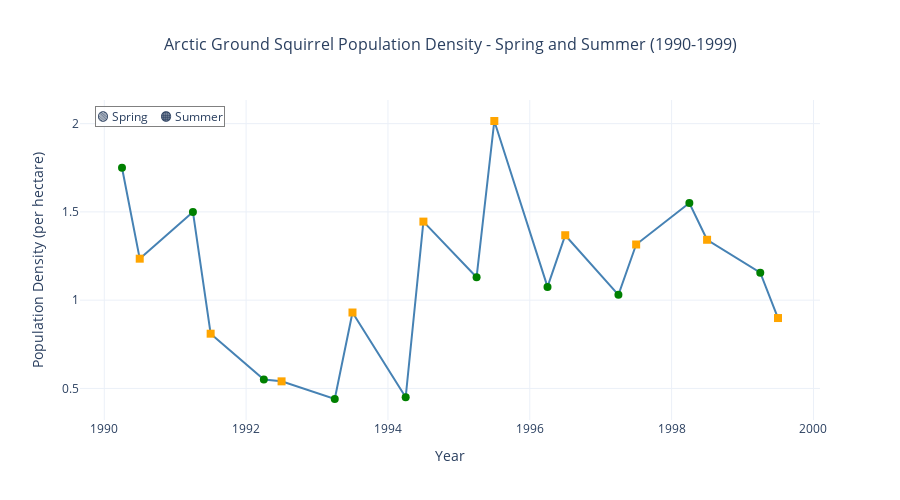

The cell this chart's notebook holds for it:
### Code cell
# Create marker colors and symbols based on season
marker_colors = ['green' if season == 'Spring' else 'orange' for season in squirrel_plot['Season']]
marker_symbols = ['circle' if season == 'Spring' else 'square' for season in squirrel_plot['Season']]
hover_text = [f'<b>Year:</b> {year:.0f}<br><b>Season:</b> {season}<br><b>Density:</b> {density:.2f} per hectare<extra></extra>' 
              for year, season, density in zip(squirrel_plot['Year_fractional'], squirrel_plot['Season'], squirrel_plot['Average_per_ha'])]

fig = go.Figure()

fig.add_trace(go.Scatter(
    x=squirrel_plot['Year_fractional'],
    y=squirrel_plot['Average_per_ha'],
    mode='lines+markers',
    name='Population Density',
    line=dict(color='steelblue', width=2),
    marker=dict(
        size=8,
        color=marker_colors,
        symbol=marker_symbols
    ),
    text=squirrel_plot['Season'],
    hovertemplate=hover_text
))

fig.update_layout(
    title=dict(
        text='Arctic Ground Squirrel Population Density - Spring and Summer (1990-1999)',
        x=0.5,
        font=dict(size=16)
    ),
    xaxis_title='Year',
    yaxis_title='Population Density (per hectare)',
    width=900,
    height=500,
    showlegend=False,
    template='plotly_white'
)

fig.add_annotation(
    x=0.02, y=0.98,
    xref='paper', yref='paper',
    text='🟢 Spring &nbsp;&nbsp; 🟠 Summer',
    showarrow=False,
    font=dict(size=12),
    bgcolor='rgba(255,255,255,0.8)',
    bordercolor='gray',
    borderwidth=1
)

fig.show()

### Figure 1 — Plotly figure (JSON) as saved in the notebook; plotly's stock layout.template omitted (floating-point values rounded to 4 significant figures)
{"data": [{"hovertemplate": ["<b>Year:</b> 1990<br><b>Season:</b> Spring<br><b>Density:</b> 1.75 per hectare<extra></extra>", "<b>Year:</b> 1990<br><b>Season:</b> Summer<br><b>Density:</b> 1.24 per hectare<extra></extra>", "<b>Year:</b> 1991<br><b>Season:</b> Spring<br><b>Density:</b> 1.50 per hectare<extra></extra>", "<b>Year:</b> 1992<br><b>Season:</b> Summer<br><b>Density:</b> 0.81 per hectare<extra></extra>", "<b>Year:</b> 1992<br><b>Season:</b> Spring<br><b>Density:</b> 0.55 per hectare<extra></extra>", "<b>Year:</b> 1992<br><b>Season:</b> Summer<br><b>Density:</b> 0.54 per hectare<extra></extra>", "<b>Year:</b> 1993<br><b>Season:</b> Spring<br><b>Density:</b> 0.44 per hectare<extra></extra>", "<b>Year:</b> 1994<br><b>Season:</b> Summer<br><b>Density:</b> 0.93 per hectare<extra></extra>", "<b>Year:</b> 1994<br><b>Season:</b> Spring<br><b>Density:</b> 0.45 per hectare<extra></extra>", "<b>Year:</b> 1994<br><b>Season:</b> Summer<br><b>Density:</b> 1.44 per hectare<extra></extra>", "<b>Year:</b> 1995<br><b>Season:</b> Spring<br><b>Density:</b> 1.13 per hectare<extra></extra>", "<b>Year:</b> 1996<br><b>Season:</b> Summer<br><b>Density:</b> 2.01 per hectare<extra></extra>", "<b>Year:</b> 1996<br><b>Season:</b> Spring<br><b>Density:</b> 1.08 per hectare<extra></extra>", "<b>Year:</b> 1996<br><b>Season:</b> Summer<br><b>Density:</b> 1.37 per hectare<extra></extra>", "<b>Year:</b> 1997<br><b>Season:</b> Spring<br><b>Density:</b> 1.03 per hectare<extra></extra>", "<b>Year:</b> 1998<br><b>Season:</b> Summer<br><b>Density:</b> 1.32 per hectare<extra></extra>", "<b>Year:</b> 1998<br><b>Season:</b> Spring<br><b>Density:</b> 1.55 per hectare<extra></extra>", "<b>Year:</b> 1998<br><b>Season:</b> Summer<br><b>Density:</b> 1.34 per hectare<extra></extra>", "<b>Year:</b> 1999<br><b>Season:</b> Spring<br><b>Density:</b> 1.16 per hectare<extra></extra>", "<b>Year:</b> 2000<br><b>Season:</b> Summer<br><b>Density:</b> 0.90 per hectare<extra></extra>"], "line": {"color": "steelblue", "width": 2}, "marker": {"color": ["green", "orange", "green", "orange", "green", "orange", "green", "orange", "green", "orange", "green", "orange", "green", "orange", "green", "orange", "green", "orange", "green", "orange"], "size": 8, "symbol": ["circle", "square", "circle", "square", "circle", "square", "circle", "square", "circle", "square", "circle", "square", "circle", "square", "circle", "square", "circle", "square", "circle", "square"]}, "mode": "lines+markers", "name": "Population Density", "text": ["Spring", "Summer", "Spring", "Summer", "Spring", "Summer", "Spring", "Summer", "Spring", "Summer", "Spring", "Summer", "Spring", "Summer", "Spring", "Summer", "Spring", "Summer", "Spring", "Summer"], "type": "scatter", "x": [1990.0, 1990.0, 1991.0, 1992.0, 1992.0, 1992.0, 1993.0, 1994.0, 1994.0, 1994.0, 1995.0, 1996.0, 1996.0, 1996.0, 1997.0, 1998.0, 1998.0, 1998.0, 1999.0, 2000.0], "y": [1.75, 1.235, 1.5, 0.81, 0.55, 0.54, 0.44, 0.93, 0.45, 1.445, 1.13, 2.015, 1.075, 1.368, 1.03, 1.315, 1.55, 1.342, 1.155, 0.8987]}], "layout": {"annotations": [{"bgcolor": "rgba(255,255,255,0.8)", "bordercolor": "gray", "borderwidth": 1, "font": {"size": 12}, "showarrow": false, "text": "🟢 Spring &nbsp;&nbsp; 🟠 Summer", "x": 0.02, "xref": "paper", "y": 0.98, "yref": "paper"}], "height": 500, "showlegend": false, "title": {"font": {"size": 16}, "text": "Arctic Ground Squirrel Population Density - Spring and Summer (1990-1999)", "x": 0.5}, "width": 900, "xaxis": {"title": {"text": "Year"}}, "yaxis": {"title": {"text": "Population Density (per hectare)"}}}}
